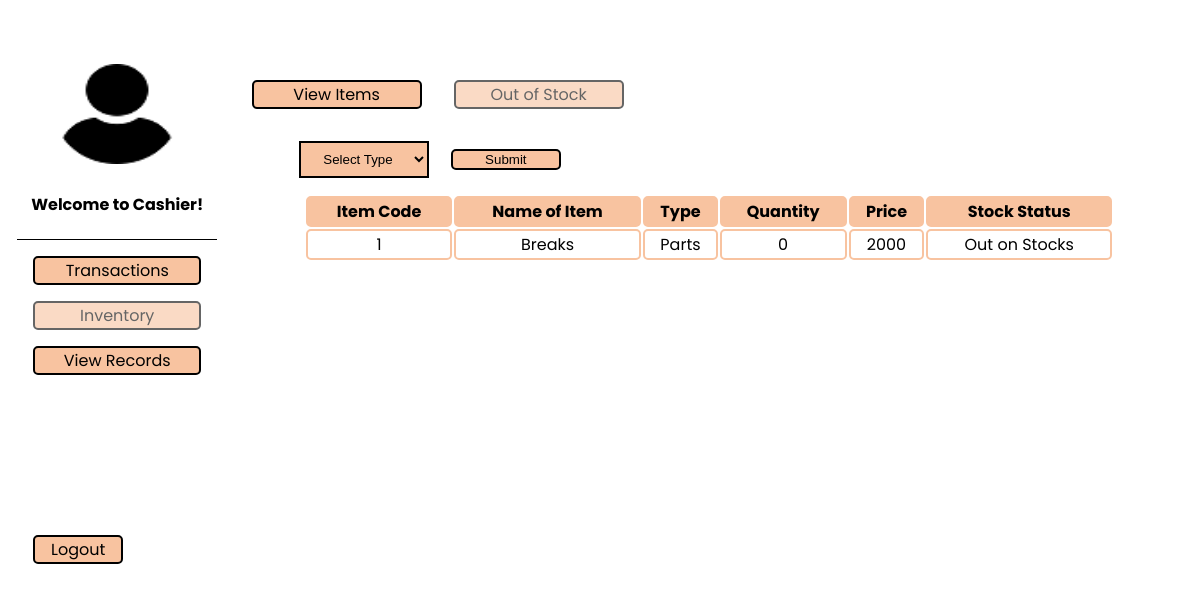
Screenshot of /inventory/out_stock.php with the database file from the repository.
### tables this page shows
CREATE TABLE `tbl_inventory` (
  `item_id` int(10) NOT NULL,
  `item_name` varchar(255) NOT NULL,
  `type` varchar(255) NOT NULL,
  `quantity` int(11) NOT NULL,
  `price` int(11) NOT NULL,
  `image` varchar(255) NOT NULL,
  `description` varchar(255) NOT NULL,
  `status` varchar(50) NOT NULL
);

### inventory/out_stock.php (the view, shortened to what this page needs)
<?php
include "../dbcon.php";
$search = $_GET['type'] ?? '';
if ($search) {
    $statement = $pdo->prepare('SELECT * FROM tbl_inventory where type like :INAME where quantity = 0');
    $statement->bindValue(':INAME', "%$search%");
} else {
    $statement = $pdo->prepare('SELECT * FROM tbl_inventory where quantity = 0');
}
$statement->execute();
$row = $statement->fetchAll(PDO::FETCH_ASSOC);
?>
<!DOCTYPE html>
<html lang="en">
  <head>
    <link rel="stylesheet" href="../css/index.css" />
  </head>
  <body>
    <div class="admin-main">
      <div class="admin-image">
        <img
          src="../images/logoo.png"
          alt="admin logo"
          width="120"
          height="100"
        />
        <?php if ($_SESSION["Roles"] == 'admin'): ?>
          <h4>Welcome to Admin!</h4>
        <?php else: ?>
          <h4>Welcome to Cashier!</h4>
        <?php endif;?>
      </div>
      <ul>
        <li><a href="../order/order.php">Transactions</a></li>
        <li class="disabled" ><a href="inventory.php">Inventory</a></li>
        <li><a href="../view_orders/viewitem.php">View Records</a></li>
        <li class="logout"><a href="../logout.php">Logout</a></li>
      </ul>
    </div>
    <div class="admin-contents">
      <div class="navbar">
        <li><a href="inventory.php">View Items</a></li>
        <li class="disabled"><a href="#contact">Out of Stock</a></li>
      </div>
      <div class="admin-tables">
        <div class="admin-select">
          <form method="get" action="">
            <select name="type">
              <option selected value="">Select Type</option>
            </select>
            <input type="submit" value="Submit" />
          </form>
        </div>
        <table class="inventory">
        <tr>
            <th>Item Code</th>
            <th>Name of Item</th>
            <th>Type</th>
            <th>Quantity</th>
            <th>Price</th>
            <th>Stock Status</th>
        </tr>
          <?php foreach ($row as $i => $item):?>
        <tr>
			<td><?php echo $item['item_id']; ?></td>
			<td><?php echo $item['item_name']; ?></td>
			<td><?php echo $item['type']; ?></td>
			<td><?php echo $item['quantity']; ?></td>
			<td><?php echo $item['price']; ?></td>
			<td>Out on Stocks</td>
      </tr>
        <?php endforeach;?>
        </table>
      </div>
    </div>
  </body>
</html>

### css/index.css (style rules this page uses)
* { box-sizing: border-box; }
body { box-sizing: border-box; margin: 0.5rem; margin-top: 4rem; font-family: 'Poppins', sans-serif; display: flex; justify-content: space-around; }
.disabled { pointer-events:none; opacity: 0.6; }
.admin-main ul { list-style-type: none; margin: 0; padding: 0; width: 200px; }
.admin-main li a { display: block; color: #000; text-decoration: none; }
.admin-main li { text-align: center; margin: 1rem; border: 2px solid black; border-radius: 5px; background-color: rgb(248, 195, 160); }
.admin-main .admin-image { width: 200px; text-align: center; border-bottom: 1px solid black; }
.admin-main .logout { margin-top: 10rem; width: 90px; }
.admin-contents { width: 80%; }
.admin-contents li a { display: block; color: #000; text-decoration: none; }
.admin-contents li { width: 170px; list-style-type: none; text-align: center; margin: 1rem; border: 2px solid black; border-radius: 5px; background-color: rgb(248, 195, 160); }
.admin-contents .navbar { display: flex; justify-content: flex-start; }
.admin-tables { width: 90%; margin: auto; }
.admin-select input { width: 110px; list-style-type: none; text-align: center; margin: 0.1rem; border: 2px solid black; border-radius: 5px; background-color: rgb(248, 195, 160); }
.admin-select select { width: 130px; text-align: center; margin: 1rem; padding: 8px; border: 2px solid black; background-color: rgb(248, 195, 160); }
.inventory { width: 95%; margin: auto; text-align: center; }
.inventory th, td { border-collapse: separate; border: 2px solid rgb(248, 195, 160); border-radius: 5px; text-align: center; }
.inventory th { background-color: rgb(248, 195, 160); color: black; }

### rows the page displays
tbl_inventory: item_id "1", item_name "Breaks", type "Parts", quantity "0", price "2000"
